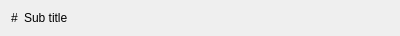
<?xml version="1.0" encoding="UTF-8"?>
<ui version="4.0">
    <class>Form</class>
    <widget class="QWidget" name="Form">
        <property name="geometry">
            <rect>
                <x>0</x>
                <y>0</y>
                <width>400</width>
                <height>30</height>
            </rect>
        </property>
        <property name="windowTitle">
            <string>Form</string>
        </property>
        <layout class="QHBoxLayout" name="horizontalLayout" stretch="0,1">
            <item>
                <widget class="QLabel" name="tittle_label">
                    <property name="text">
                        <string>#</string>
                    </property>
                </widget>
            </item>
            <item>
                <widget class="QLabel" name="number_label">
                    <property name="text">
                        <string>Sub title</string>
                    </property>
                </widget>
            </item>
        </layout>
    </widget>
    <resources/>
    <connections/>
</ui>
